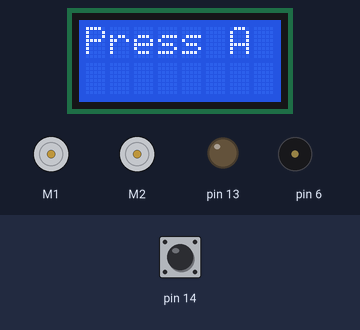
Simulated run of this sketch. Board: Arduino Leonardo, built with avr-gcc and run on an emulated ATmega32U4. On the bench: 8×2 character LCD, 2 × DC motor (green arrow = forward, orange = backward, longer = faster), output pins drawn as LEDs (lit = HIGH), buzzer (waves = sounding). The test bench sets the inputs (shaded band); at power-on: pin 14 HIGH.

Above: at 0.8 s.
0.9 s: pin 14 pulled LOW for 0.15 s
At 6.1 s:
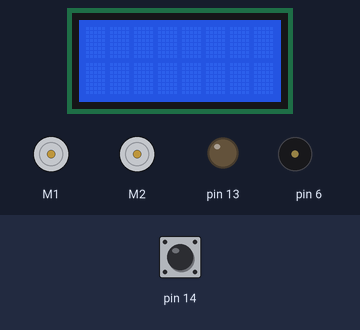
Timing chart, 0 to 16.6 s (numbered marks = the images above; inputs shaded):
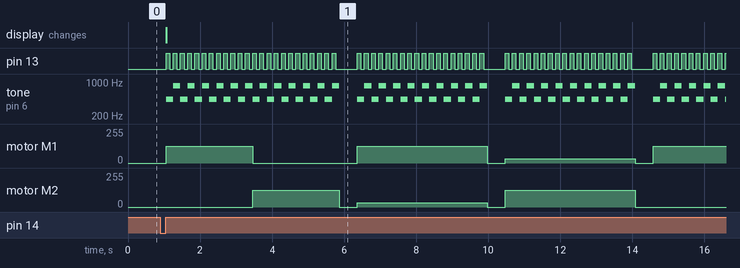

Measured:
- after the input at 0.9 s, pin 13: LOW → HIGH after 0.16 s, then repeats every 4.1 s: HIGH 0.10 s, LOW 0.60 s, 17 × (HIGH 0.10 s, LOW 0.10 s); tone on pin 6: plays 440 Hz for 0.20 s, 840 Hz for 0.20 s, 440 Hz for 0.20 s, 840 Hz for 0.20 s, 440 Hz for 0.20 s, 840 Hz for 0.20 s … (71 notes in this stretch), starting after 0.16 s

The sketch:

Oppg_2.ino
```cpp
#include <Zumo32U4.h> // Inkluderer Zumo-biblioteket

Zumo32U4ButtonA buttonA; // deklarerer knapp A
Zumo32U4LCD display;     // deklarerer LCD-skjerm
Zumo32U4Buzzer buzzer;   // deklarerer piezo-buzzer
Zumo32U4Motors motors;   // deklarerer motorene

void setup()
{
  display.clear();              // fjerner alt fra LCD som er fra før
  display.print(F("Press A"));  // printer melding
  buttonA.waitForButton();      // funksjon som holder programmet på pause frem til knappen trykkes
  display.clear();
}

// justerer for-løkker og delay'er slik at Zumo kjører i én loop

// funksjon for blinking av LED
void led_blink(){
  // setter LED på
  ledRed(1);
  ledYellow(1);
  ledGreen(1);
  delay(100);
  // setter LED av
  ledRed(0);
  ledYellow(0);
  ledGreen(0);
  delay(100);
}

// funksjon som får Zumo til å kjøre i et åttetall
void aatteTall(){
  for (int i = 0; i < 6; i++){
    motors.setSpeeds(200, 0); // setter venstrehjulet til å kjøre
    buzzer.playFrequency(440, 200, 15); // spiller av en lyd fra piezo-buzzer (frekvens, lengde, volum)
    led_blink();
    buzzer.playFrequency(840, 200, 15);
    led_blink();
  }
  motors.setSpeeds(0, 0); // stopper begge hjul
  for (int i = 0; i < 6; i++){
    motors.setSpeeds(0, 200); // setter høyrehjulet til å kjøre
    buzzer.playFrequency(440, 200, 15);
    led_blink();
    buzzer.playFrequency(840, 200, 15);
    led_blink();
  }
  motors.setSpeeds(0, 0);
}

// funksjon som får Zumo til å kjøre i sirkel
void sirkel(){
  for (int i = 0; i < 9; i++){
    motors.setSpeeds(200, 50);
    buzzer.playFrequency(440, 200, 15);
    led_blink();
    buzzer.playFrequency(840, 200, 15);
    led_blink();
  }
  motors.setSpeeds(0, 0);
}

// funksjon som får Zumo til å kjøre i sirkel andre veien
void motsattSirkel(){
  for (int i = 0; i < 9; i++){
    motors.setSpeeds(50, 200);
    buzzer.playFrequency(440, 200, 15);
    led_blink();
    buzzer.playFrequency(840, 200, 15);
    led_blink();
  }
  motors.setSpeeds(0, 0);
}

// kjører de forskjellige funksjonene med en liten pause imellom
void loop()
{
  aatteTall();
  delay(500);
  sirkel();
  delay(500);
  motsattSirkel();
  delay(500);
}
```
